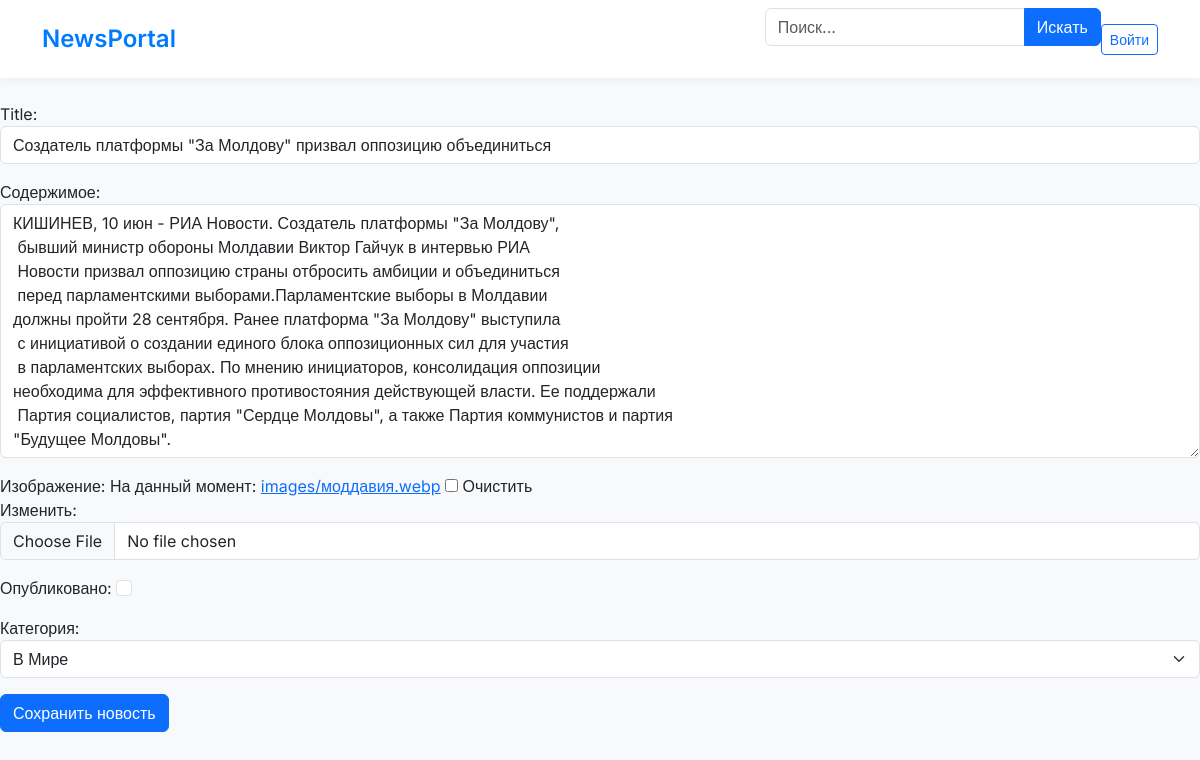
Screenshot of /update/1 with the database file from the repository.
### new/models.py (models this page shows, shortened)
class NewArticle(models.Model):
    title = models.CharField(max_length=200)
    content = models.TextField(verbose_name='Содержимое')
    created_at = models.DateTimeField(auto_now_add=True, verbose_name='Дата создания')
    updated_at = models.DateTimeField(auto_now=True, verbose_name='Дата изменения')
    image = models.ImageField(upload_to='images/', blank=True, null=True, verbose_name='Изображение')
    category = models.ForeignKey(Category, on_delete=models.CASCADE, verbose_name='Категория', null=True, blank=True)
    published = models.BooleanField(default=False, verbose_name='Опубликовано')

### new/views.py (the view)
# urls.py: path('update/<int:pk>', views.NewsUpdateView.as_view(), name='update'),
class NewsUpdateView(UpdateView):
    model = NewArticle
    form_class = NewsArticleForm
    template_name = 'new/update.html'
    success_url = reverse_lazy('new:home')

### new/forms.py
class NewsArticleForm(forms.ModelForm):
    class Meta:
        model = NewArticle
        fields = ['title', 'content', 'image', 'published','category']
        widgets = {
            'title': forms.TextInput(attrs={'class': 'form-control', 'placeholder': 'Введите заголовок'}),
            'content': forms.Textarea(attrs={'class': 'form-control', 'placeholder': 'Введите содержимое'}),
            'image': forms.ClearableFileInput(attrs={'class': 'form-control'}),
            'published': forms.CheckboxInput(attrs={'class': 'form-check-input'}),
            'category': forms.Select(attrs={'class': 'form-select'}),
        }

### new/models.py (called while the page is built)
    def __str__(self):
        return self.name

### new/templates/new/update.html (shortened to what this page needs)
<!DOCTYPE html>
<html lang="en">
<head>
</head>
<body>
  <link href="https://cdn.jsdelivr.net/npm/bootstrap@5.3.0/dist/css/bootstrap.min.css" rel="stylesheet">
</head>
<body>
<nav class="navbar navbar-expand-lg mb-4">
  <div class="container">
    <a class="navbar-brand" href="{% url 'new:home' %}">NewsPortal</a>
    <div class="collapse navbar-collapse" id="navbarMenu">
      <form method="get" action="{% url 'new:home' %}" class="mb-4">
        <div class="input-group">
          <input type="text" class="form-control" name="q" placeholder="Поиск..." value="{{ search_query|default:'' }}">
          <button class="btn btn-primary" type="submit">Искать</button>
        </div>
      </form>
      {% if user.is_authenticated %}
        <div class="d-flex">
          {% if user.is_staff %}
            <a href="#" class="btn btn-sm btn-outline-secondary me-2">Регистрация</a>
            <a class="btn btn-sm btn-outline-secondary me-2" href="{% url 'new:create_news' %}">Создать новость</a>
          {% endif %}
          <a href="#" class="btn btn-sm btn-outline-danger">Выйти</a>
        </div>
      {% else %}
        <a href="#" class="btn btn-sm btn-outline-primary">Войти</a>
      {% endif %}
    </div>
  </div>
</nav>
<form method="post" enctype="multipart/form-data">
    {{ form.as_p }}
    <button type="submit" class="btn btn-primary">Сохранить новость</button>
</form>
</body>
</html>

### new/templates/new/update.html (style rules this page uses)
body { font-family: 'Inter', sans-serif; background-color: #f8f9fa; }
.navbar { background-color: white; box-shadow: 0 2px 10px rgba(0,0,0,0.05); }
.navbar-brand { font-weight: 600; font-size: 1.5rem; color: #007bff !important; }

### rows the page displays
NewArticle: title "Создатель платформы \"За Молдову\" призвал оппозицию объединиться", content "КИШИНЕВ, 10 июн - РИА Новости. Создатель платформы \"За Молдову\", бывший министр обороны Молдавии Виктор Гайчук в интервью РИА Новости призвал оппозицию страны отбросить амбиции и объединиться перед парламентскими выборами.Парламентские выборы в Молдавии должны пройти 28 сентября. Ранее платформа \"За Молдову\" выступила с инициативой о создании единого блока оппозиционных сил для участия в парламентских выборах. По мнению инициаторов, консолидация оппозиции необходима для эффективного противостояния действующей власти. Ее поддержали Партия социалистов, партия \"Сердце Молдовы\", а также Партия коммунистов и партия \"Будущее Молдовы\".", category "В Мире"
